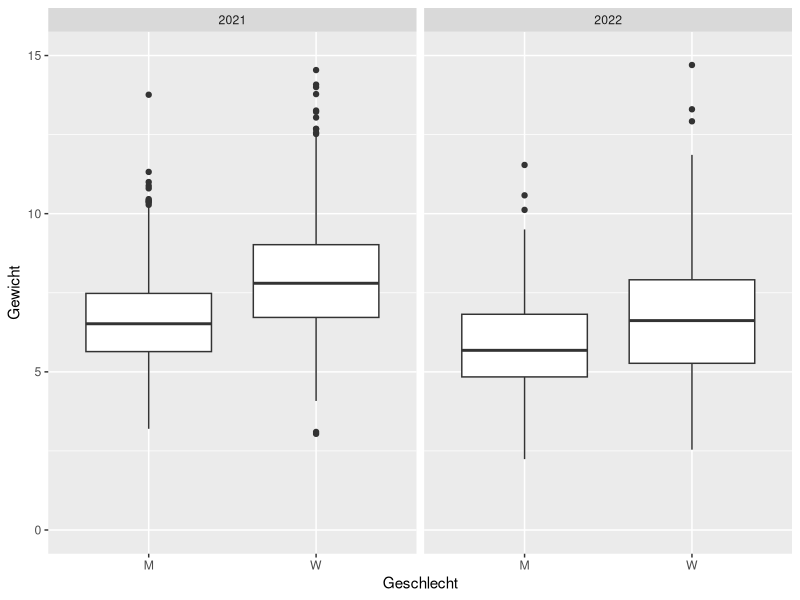
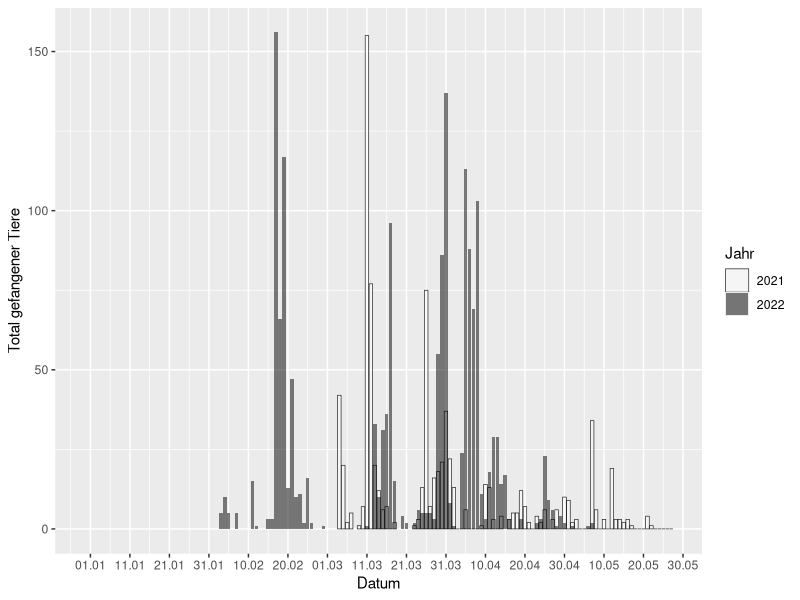

These figures' R source, in order:
library(tidyverse)

tag <- 0:200

## Catching numbers 2021 and 2022, Creating plot 
catched21 <- read.table("excel/felddaten2021.csv",sep=';',header=TRUE)
colnames(catched21)[2]<-"gewaesser"
catched21$dayofyear <- yday(as.Date(catched21$Datum,format="%d.%m.%Y"))
catched21$date <- format(as.Date(catched21$Datum,format="%d.%m.%Y"),'%d.%m')
eachDay21 <- catched21 %>% group_by('tag'=dayofyear) %>% summarize(Anzahl=sum(Anzahl)) %>% as.data.frame()
eachDay21$year <- '2021'
catched22 <- read.table("excel/felddaten2022.csv",sep=';',header=TRUE)
colnames(catched22)[2]<-"gewaesser"
catched22$dayofyear <- yday(as.Date(catched22$Datum,format="%d.%m.%Y"))
catched22$date <- format(as.Date(catched22$Datum,format="%d.%m.%Y"),'%d.%m')
eachDay22 <- catched22 %>% group_by('tag'=dayofyear) %>% summarize(Anzahl=sum(Anzahl)) %>% as.data.frame()
eachDay22$year <- '2022'

eachDay_all <- rbind(eachDay21,eachDay22)
eachDay_all[is.na(eachDay_all)] <- 0

date_label <- format(as.Date(seq(0,199,10),origin='2020-01-01'),'%d.%m')

plottitel <- paste("Fangstatistik 2021 & 2022")
plotFangzahlen <- ggplot() +
  geom_col(data=eachDay_all[eachDay_all$year==2021,],aes(x=tag,y=Anzahl,fill='transparent'),alpha=0.5,
           color='black',linewidth=0.2, position='identity') + 
  geom_col(data=eachDay_all[eachDay_all$year==2022,],aes(x=tag,y=Anzahl,fill='black'),
           alpha=0.5, position='identity') + 
  labs(x="Datum",y="Total gefangener Tiere") +
  scale_x_continuous(breaks=seq(1,200,10),labels=date_label) +
  labs(fill = "Legend") +
  scale_fill_identity(name = "Jahr",
                       breaks = c("transparent", "black"),
                       labels = c("2021", "2022"),
                       guide = "legend")


# 
# 
#   scale_fill_manual(values=c('grey','black'))
# 
# ggplot(data=eachDay_all, aes(x=tag,y=Anzahl,fill=year)) + 
#   geom_bar(stat="identity",position="dodge",width=1) + 
#   scale_fill_manual(values=c('darkgrey','black')) + 
#   scale_x_continuous(breaks=seq(1,200,10),labels=datum_label) +
#   theme(
#     panel.background = element_rect('white','lightgrey'),
#     panel.grid.major.x = element_line(size=0.25,colour='black', linetype = "dotted"),
#     panel.grid.major.y = element_line(size=0.25,colour='darkgrey', linetype = "solid"),
#   )

# tables
# catched21 %>% group_by('Gewässer-Nr.'=gewaesser, 'Geschlecht'=Geschlecht) %>% summarize(Anzahl=sum(Anzahl))
# catched22 %>% group_by('Gew-Nr.'=gewaesser, 'Geschlecht'=Geschlecht) %>% summarize(Anzahl=sum(Anzahl))
# filter(catched22,'dayofyear'<64)
# 

gewaesser21 <- c(levels(factor(catched21$gewaesser)),'Total')
gewaesser22 <- c(levels(factor(catched22$gewaesser)), 'Total')
gewaesser22<- gewaesser22[2:length(gewaesser22)]

fem21 <- catched21 %>% filter(catched21$Geschlecht=='FEM') %>% 
  group_by(gewaesser) %>% 
  summarize(Anzahl=sum(Anzahl))
fem21[nrow(fem21)+1,2] <- sum(fem21$Anzahl)
adu21 <- catched21 %>% 
  filter(catched21$Geschlecht=='ADU') %>% 
  group_by(gewaesser) %>% 
  summarize(Anzahl=sum(Anzahl))
adu21[nrow(adu21)+1,2] <- sum(adu21$Anzahl)
juv21 <- catched21 %>% 
  filter(catched21$Geschlecht=='JUV') %>% 
  group_by(gewaesser) %>% 
  summarize(Anzahl=sum(Anzahl))
juv21[nrow(juv21)+1,2] <- sum(juv21$Anzahl)
mal21 <- catched21 %>% 
  filter(catched21$Geschlecht=='MAL') %>% 
  group_by(gewaesser) %>% 
  summarize(Anzahl=sum(Anzahl))
mal21[nrow(mal21)+1,2] <- sum(mal21$Anzahl)
tot21 <- catched21 %>% 
  group_by(gewaesser) %>% 
  summarize(Anzahl=sum(Anzahl))
tot21[nrow(tot21)+1,2] <- sum(tot21$Anzahl)

tabelle21 <- cbind(gewaesser21,fem21[,2]+mal21[,2]+adu21[,2],juv21[,2],tot21[,2])
colnames(tabelle21) <- c('Gewässer','Adulte','Juvenile', 'Summe')

mal22 <- catched22 %>% 
  filter(catched22$Geschlecht=='MAL') %>% 
  group_by(gewaesser) %>% 
  summarize(Anzahl=sum(Anzahl))
mal22[nrow(mal22)+1,2] <- sum(mal22$Anzahl)
fem22 <- catched22 %>% 
  filter(catched22$Geschlecht=='FEM') %>% 
  group_by(gewaesser) %>% 
  summarize(Anzahl=sum(Anzahl))
fem22[nrow(fem22)+1,2] <- sum(fem22$Anzahl)
juv22 <- catched22 %>% 
  filter(catched22$Geschlecht=='JUV') %>% 
  group_by(gewaesser) %>% 
  summarize(Anzahl=sum(Anzahl))
juv22[nrow(juv22)+1,2] <- sum(juv22$Anzahl)
tot22 <- catched22 %>% filter(gewaesser!="") %>%
  group_by(gewaesser) %>% 
  summarize(Anzahl=sum(Anzahl))
tot22[nrow(tot22)+1,2] <- sum(tot22$Anzahl,na.rm=TRUE)

tabelle22 <- cbind(gewaesser22,fem22[,2]+mal22[,2],juv22[,2],tot22[,2])
colnames(tabelle22) <- c('Gewässer','Adulte','Juvenile','Summe')

## Weight and Length
weight21 <- read.table("excel/waegung2021.csv",sep=';',header=TRUE) %>% drop_na()
weight22 <- read.table("excel/waegung2022.csv",sep=';',header=TRUE) %>% drop_na()
weight21$geschlecht <- as.factor(weight21$geschlecht)
weight21$gewicht <- as.numeric(weight21$gewicht)
weight22$geschlecht <- as.factor(weight22$geschlecht)
weight21$year <- 2021
weight22$year <- 2022
weight_all <- rbind(weight21,weight22)

boxplot_weight <- ggplot(weight_all[weight_all$geschlecht!='J',],aes(x=geschlecht, y=gewicht)) +
  geom_boxplot() + 
  labs(x = "Geschlecht",y = "Gewicht") +
  coord_cartesian(ylim = c(0,15)) +
  facet_wrap(~year)
